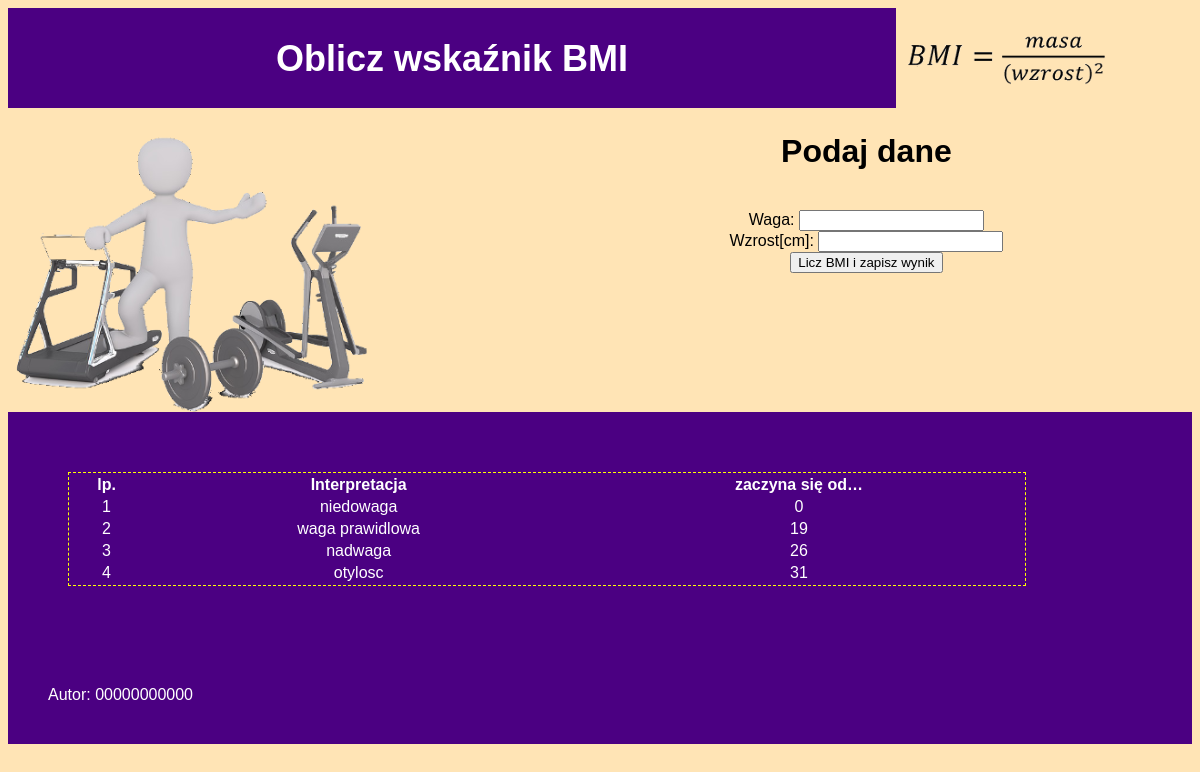
/jciechanowski/egzamin/php/2,9-11/waga.php, run on the app's committed database.
### tables this page shows
CREATE TABLE `bmi` (
  `id` int(10) UNSIGNED NOT NULL,
  `wart_min` int(10) UNSIGNED DEFAULT NULL,
  `wart_max` int(10) UNSIGNED DEFAULT NULL,
  `informacja` text DEFAULT NULL
);

### jciechanowski/egzamin/php/2,9-11/waga.php (the view, shortened to what this page needs)
<!DOCTYPE html>
<html lang="pl">
<head>
    <link rel="stylesheet" href="styl4.css">
</head>
<body>
    <div id="baner">
        <h2>Oblicz wskaźnik BMI</h2>
    </div>
    <div id="logo">
        <img src="wzor.png" alt="liczymy BMI">
    </div>
    <div id="left">
        <img src="rys1.png" alt="zrzuć kalorie!">
    </div>
    <div id="right">
        <h1>Podaj dane</h1>
        <form action="waga.php" method="post">
            Waga: <input type="number" name="waga"><br>
            Wzrost[cm]: <input type="number" name="wzrost"><br>
            <input type="submit" value="Licz BMI i zapisz wynik">
        </form>
    </div>
    <div id="main">
        <table>
            <tr>
                <th>lp.</th>
                <th>Interpretacja</th>
                <th>zaczyna się od…</th>
            </tr>
            <?php
                if(!$db = mysqli_connect("localhost", "root", "", "BMI"))
                echo "Błąd połączenia z bazą";
                else
                {
                    $sql = "SELECT id, informacja, wart_min FROM bmi;";
                    $query = mysqli_query($db, $sql);
                    while($row = mysqli_fetch_row($query))
                    {
                        echo "<tr><td>$row[0]</td><td>$row[1]</td><td>$row[2]</td></tr>";
                    }
                }
            ?>
        </table>
    </div>
    <div id="footer">
        Autor: 00000000000
    </div>
</body>
</html>

### jciechanowski/egzamin/php/2,9-11/styl4.css (style rules this page uses)
body { font-family: helvetica; background-color: #ffe4b5; }
#baner { background-color: #4b0082; color: #fff; text-align: center; width: 75%; height: 100px; font-size: 150%; float: left; }
#logo { width: 25%; width: 100px; float: left; }
#left { width: 45%; height: 300px; float: left; }
#right { width: 55%; height: 300px; float: left; text-align: center; }
#main { clear: both; background-color: #4b0082; padding: 60px; }
#footer { background-color: #4b0082; color: #fff; padding: 40px; }
form { margin: 40px; }
table { color: #fff; text-align: center; width: 90%; border: 1px dashed yellow; }

### data on the page
bmi: id "1", informacja "niedowaga", wart_min "0"
bmi: id "2", informacja "waga prawidlowa", wart_min "19"
bmi: id "3", informacja "nadwaga", wart_min "26"
bmi: id "4", informacja "otylosc", wart_min "31"
